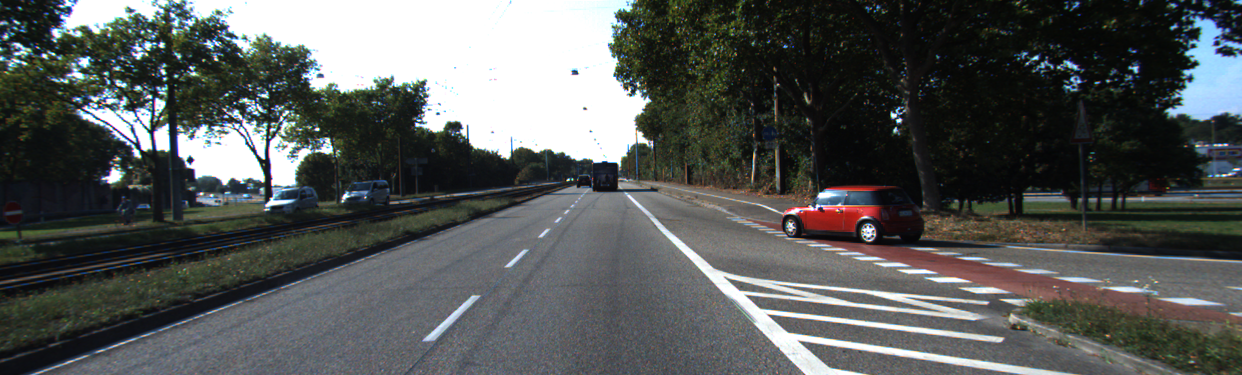
//> input picture PicsDenseFlow/000146_10.png, 1242 x 375 px
$ ./PicsDenseFlow   (built with g++ and OpenCV 4)
//> lines starting //> are read from the running program, lines starting //| are printed output that depends on the picture
#include "opencv2/highgui.hpp"
#include "opencv2/imgproc.hpp"
#include "opencv2/objdetect/objdetect.hpp"
#include "opencv2/video/tracking.hpp"
#include <vector>
#include <stdio.h>
#include <iostream>

using namespace cv;
using namespace std;

int main()
{
	Mat last_frame, next_frame;
	Mat flow_frame;

	last_frame = imread("000146_10.png");
//> last_frame is the input picture: 375 rows x 1242 cols, CV_8UC3; mean B, G, R 88.1, 89.2, 85.9
	next_frame = imread("000146_11.png");
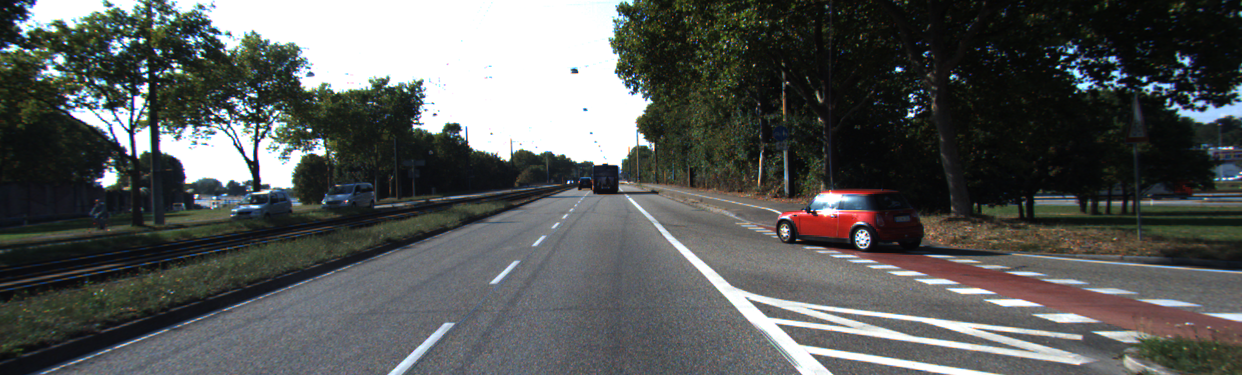
//> input picture PicsDenseFlow/000146_11.png, 1242 x 375 px
//> next_frame is the input picture: 375 rows x 1242 cols, CV_8UC3; mean B, G, R 88.8, 90.2, 87.6

	Mat last_frame_gray, next_frame_gray;
	cvtColor(last_frame, last_frame_gray, COLOR_BGR2GRAY);
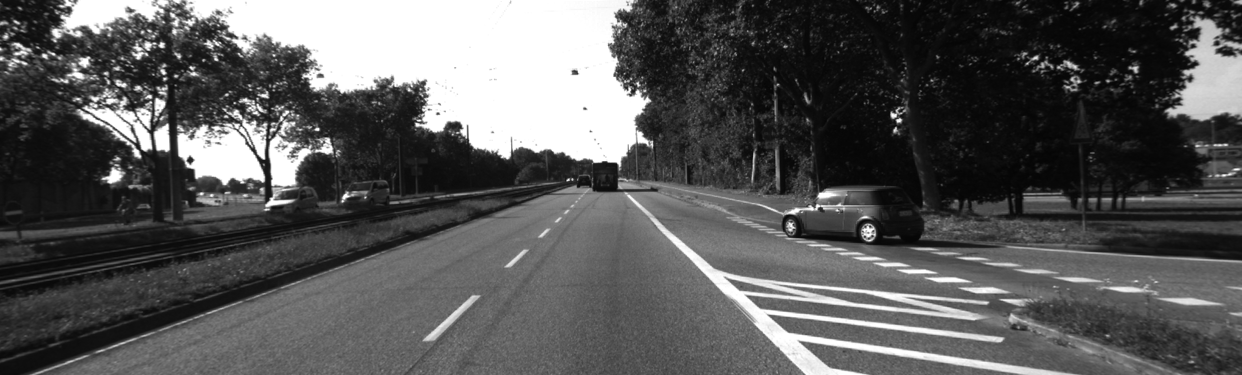
//> last_frame_gray: 375 rows x 1242 cols, CV_8UC1; min 4, max 255, mean 88.1
	cvtColor(next_frame, next_frame_gray, COLOR_BGR2GRAY);
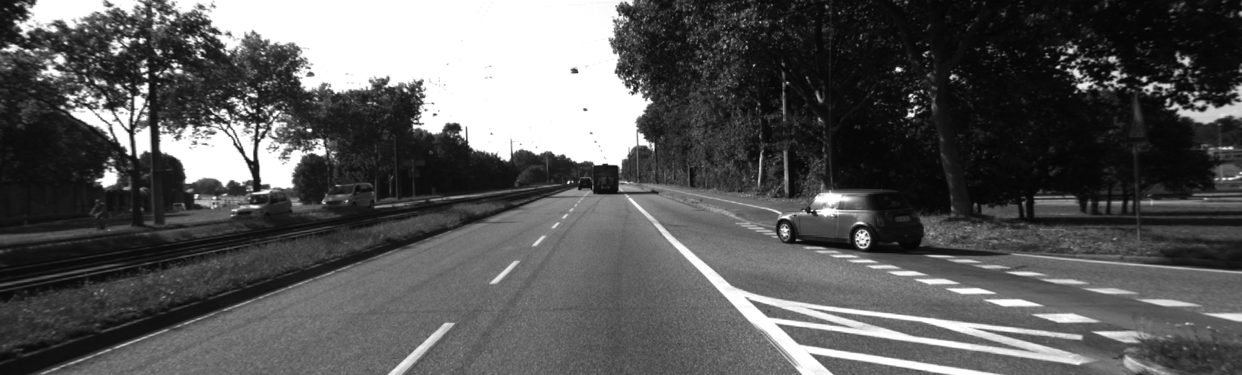
//> next_frame_gray: 375 rows x 1242 cols, CV_8UC1; min 4, max 255, mean 89.3

	calcOpticalFlowFarneback(last_frame_gray, next_frame_gray, flow_frame, 0.4, 1, 36, 2, 8, 1.2, 0);
	for (int y = 0; y < next_frame.rows; y += 5)
	{
		for (int x = 0; x < next_frame.cols; x += 5)
		{
			const Point2f flowatxy = flow_frame.at<Point2f>(y, x) * 10;
			line(next_frame, Point(x, y), Point(cvRound(x + flowatxy.x), cvRound(y + flowatxy.y)), Scalar(255, 0, 0));
			circle(next_frame, Point(x, y), 1, Scalar(0, 0, 0), -1);
		}
	}
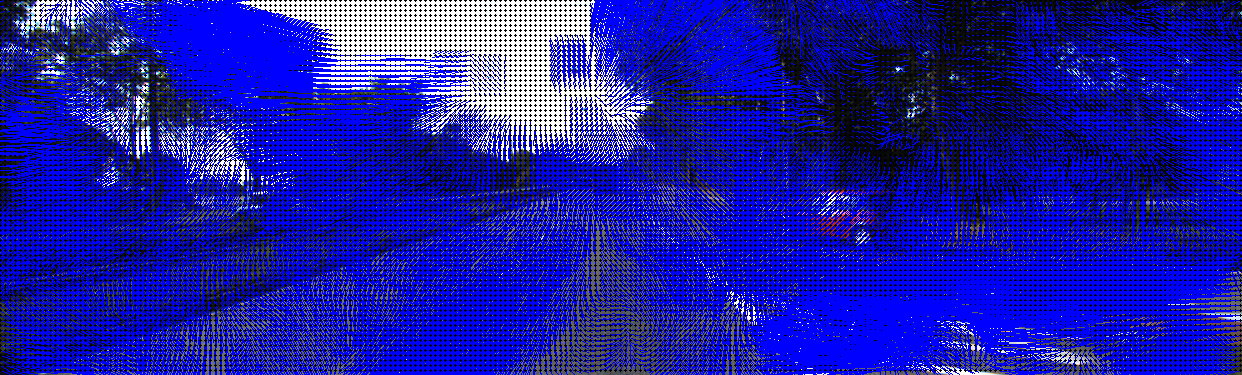
//> next_frame: 375 rows x 1242 cols, CV_8UC3; mean B, G, R 164.8, 28.8, 27.9

	namedWindow("prew", WINDOW_AUTOSIZE);
	imshow("prew", next_frame);

	imwrite("000146_10_res.png", next_frame);


	return 0;
}
